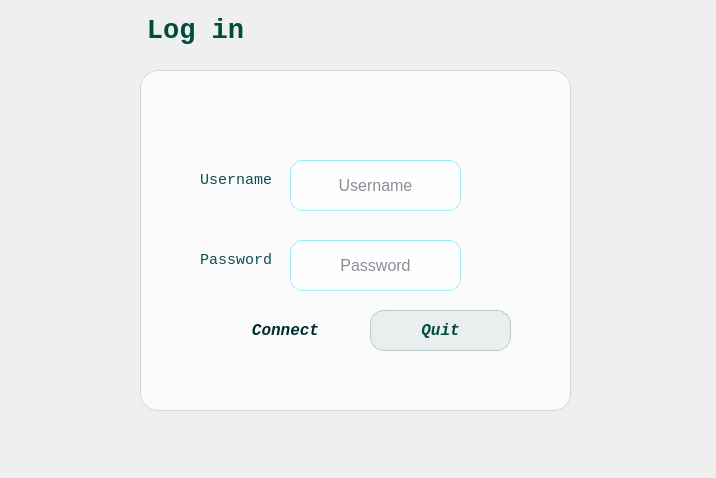
<?xml version="1.0" encoding="UTF-8"?>
<ui version="4.0">
 <class>LoginDialog</class>
 <widget class="QDialog" name="LoginDialog">
  <property name="geometry">
   <rect>
    <x>0</x>
    <y>0</y>
    <width>716</width>
    <height>478</height>
   </rect>
  </property>
  <property name="windowTitle">
   <string>Dialog</string>
  </property>
  <property name="styleSheet">
   <string notr="true">/* ===== Window ===== */
QDialog#LoginDialog {
    background: qlineargradient(x1:0, y1:0, x2:1, y2:1,
                                stop:0 #f4fbfb, stop:1 #e9f7f7);
    font-family: Consolas;
}

/* ===== Glass Card ===== */
QGroupBox#groupBox_2 {
    background: rgba(255, 255, 255, 190);
    border: 1px solid rgba(0, 77, 64, 40);
    border-radius: 18px;
}

/* Title */
QLabel#label {
    color: #004D40;
    font-size: 22pt;
    font-weight: 800;
}

/* Inputs */
QLineEdit {
    background: rgba(255,255,255,210);
    border: 1px solid rgba(0, 206, 209, 90);
    border-radius: 12px;
    padding: 10px 12px;
    color: #123;
    font-size: 12pt;
}
QLineEdit:focus {
    border: 2px solid rgba(0, 206, 209, 180);
}

/* Small labels (Username/Password text) */
QLabel#label_2, QLabel#label_3 {
    color: #0e4d4d;
    font-size: 11pt;
}

/* Buttons */
QPushButton#btnLogin {
    background: qlineargradient(x1:0, y1:0, x2:1, y2:0,
                                stop:0 #00CED1, stop:1 #7FFFD4);
    border: none;
    border-radius: 14px;
    padding: 10px 14px;
    color: #002b2b;
    font-size: 12pt;
    font-weight: 700;
}
QPushButton#btnLogin:hover { opacity: 0.92; }

QPushButton#Quitter {
    background: rgba(0, 77, 64, 18);
    border: 1px solid rgba(0, 77, 64, 60);
    border-radius: 14px;
    padding: 10px 14px;
    color: #004D40;
    font-size: 12pt;
    font-weight: 700;
}
QPushButton#Quitter:hover { background: rgba(0, 77, 64, 26); }

/* Logo */
QLabel#LogoLabel {
    background: transparent;
}
</string>
  </property>
  <widget class="QGroupBox" name="groupBox_2">
   <property name="geometry">
    <rect>
     <x>140</x>
     <y>70</y>
     <width>431</width>
     <height>341</height>
    </rect>
   </property>
   <property name="title">
    <string/>
   </property>
   <widget class="QLineEdit" name="lePassword">
    <property name="geometry">
     <rect>
      <x>150</x>
      <y>170</y>
      <width>171</width>
      <height>51</height>
     </rect>
    </property>
    <property name="text">
     <string/>
    </property>
    <property name="echoMode">
     <enum>QLineEdit::EchoMode::Password</enum>
    </property>
    <property name="alignment">
     <set>Qt::AlignmentFlag::AlignCenter</set>
    </property>
    <property name="placeholderText">
     <string>Password</string>
    </property>
   </widget>
   <widget class="QLabel" name="label_3">
    <property name="geometry">
     <rect>
      <x>60</x>
      <y>180</y>
      <width>81</width>
      <height>20</height>
     </rect>
    </property>
    <property name="font">
     <font>
      <family>Consolas</family>
      <pointsize>11</pointsize>
     </font>
    </property>
    <property name="text">
     <string>Password</string>
    </property>
   </widget>
   <widget class="QPushButton" name="btnLogin">
    <property name="geometry">
     <rect>
      <x>80</x>
      <y>240</y>
      <width>131</width>
      <height>41</height>
     </rect>
    </property>
    <property name="font">
     <font>
      <family>Consolas</family>
      <pointsize>12</pointsize>
      <italic>true</italic>
      <bold>true</bold>
     </font>
    </property>
    <property name="text">
     <string>Connect</string>
    </property>
   </widget>
   <widget class="QLabel" name="label_2">
    <property name="geometry">
     <rect>
      <x>60</x>
      <y>100</y>
      <width>81</width>
      <height>20</height>
     </rect>
    </property>
    <property name="font">
     <font>
      <family>Consolas</family>
      <pointsize>11</pointsize>
     </font>
    </property>
    <property name="text">
     <string>Username</string>
    </property>
   </widget>
   <widget class="QPushButton" name="Quitter">
    <property name="geometry">
     <rect>
      <x>230</x>
      <y>240</y>
      <width>141</width>
      <height>41</height>
     </rect>
    </property>
    <property name="font">
     <font>
      <family>Consolas</family>
      <pointsize>12</pointsize>
      <italic>true</italic>
      <bold>true</bold>
     </font>
    </property>
    <property name="text">
     <string>Quit</string>
    </property>
   </widget>
   <widget class="QLineEdit" name="leUsername">
    <property name="geometry">
     <rect>
      <x>150</x>
      <y>90</y>
      <width>171</width>
      <height>51</height>
     </rect>
    </property>
    <property name="text">
     <string/>
    </property>
    <property name="alignment">
     <set>Qt::AlignmentFlag::AlignCenter</set>
    </property>
    <property name="placeholderText">
     <string>Username</string>
    </property>
   </widget>
  </widget>
  <widget class="QLabel" name="label">
   <property name="geometry">
    <rect>
     <x>110</x>
     <y>0</y>
     <width>171</width>
     <height>61</height>
    </rect>
   </property>
   <property name="font">
    <font>
     <family>Consolas</family>
     <pointsize>20</pointsize>
     <bold>true</bold>
    </font>
   </property>
   <property name="styleSheet">
    <string>font-size: 20pt; font-weight: bold;</string>
   </property>
   <property name="text">
    <string>Log in</string>
   </property>
   <property name="alignment">
    <set>Qt::AlignmentFlag::AlignCenter</set>
   </property>
  </widget>
  <widget class="QLabel" name="logoLabel">
   <property name="geometry">
    <rect>
     <x>489</x>
     <y>40</y>
     <width>141</width>
     <height>140</height>
    </rect>
   </property>
   <property name="sizePolicy">
    <sizepolicy hsizetype="Ignored" vsizetype="Ignored">
     <horstretch>0</horstretch>
     <verstretch>0</verstretch>
    </sizepolicy>
   </property>
   <property name="minimumSize">
    <size>
     <width>140</width>
     <height>140</height>
    </size>
   </property>
   <property name="maximumSize">
    <size>
     <width>160</width>
     <height>160</height>
    </size>
   </property>
   <property name="styleSheet">
    <string notr="true">/* ===== Window ===== */
QDialog#LoginDialog {
    background: qlineargradient(x1:0, y1:0, x2:1, y2:1,
                                stop:0 #f4fbfb, stop:1 #e9f7f7);
    font-family: Consolas;
}

/* ===== Glass Card ===== */
QGroupBox#groupBox_2 {
    background: rgba(255, 255, 255, 190);
    border: 1px solid rgba(0, 77, 64, 40);
    border-radius: 18px;
}

/* Title */
QLabel#label {
    color: #004D40;
    font-size: 22pt;
    font-weight: 800;
}

/* Inputs */
QLineEdit {
    background: rgba(255,255,255,210);
    border: 1px solid rgba(0, 206, 209, 90);
    border-radius: 12px;
    padding: 10px 12px;
    color: #123;
    font-size: 12pt;
}
QLineEdit:focus {
    border: 2px solid rgba(0, 206, 209, 180);
}

/* Small labels (Username/Password text) */
QLabel#label_2, QLabel#label_3 {
    color: #0e4d4d;
    font-size: 11pt;
}

/* Buttons */
QPushButton#btnLogin {
    background: qlineargradient(x1:0, y1:0, x2:1, y2:0,
                                stop:0 #00CED1, stop:1 #7FFFD4);
    border: none;
    border-radius: 14px;
    padding: 10px 14px;
    color: #002b2b;
    font-size: 12pt;
    font-weight: 700;
}
QPushButton#btnLogin:hover { opacity: 0.92; }

QPushButton#Quitter {
    background: rgba(0, 77, 64, 18);
    border: 1px solid rgba(0, 77, 64, 60);
    border-radius: 14px;
    padding: 10px 14px;
    color: #004D40;
    font-size: 12pt;
    font-weight: 700;
}
QPushButton#Quitter:hover { background: rgba(0, 77, 64, 26); }

/* Logo */
QLabel#LogoLabel {
    background: transparent;
}
</string>
   </property>
   <property name="text">
    <string/>
   </property>
   <property name="pixmap">
    <pixmap resource="resources.qrc">:/img/images/logo_off.png</pixmap>
   </property>
   <property name="scaledContents">
    <bool>true</bool>
   </property>
   <property name="alignment">
    <set>Qt::AlignmentFlag::AlignCenter</set>
   </property>
  </widget>
  <zorder>label</zorder>
  <zorder>groupBox_2</zorder>
  <zorder>logoLabel</zorder>
 </widget>
 <tabstops>
  <tabstop>leUsername</tabstop>
  <tabstop>lePassword</tabstop>
  <tabstop>btnLogin</tabstop>
  <tabstop>Quitter</tabstop>
 </tabstops>
 <resources>
  <include location="resources.qrc"/>
 </resources>
 <connections/>
</ui>
